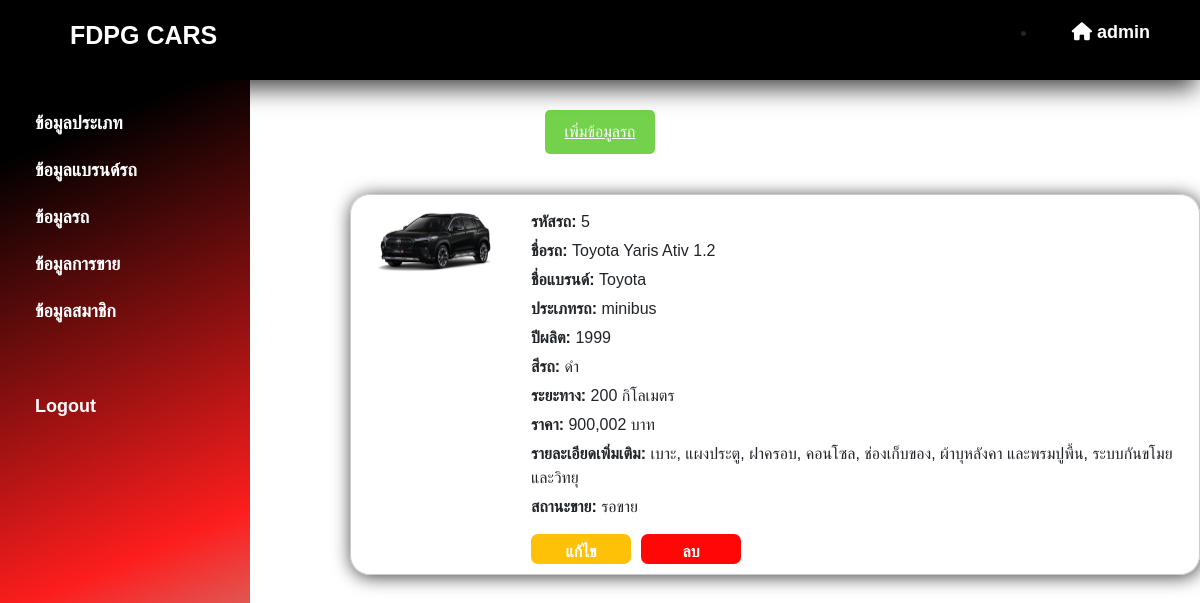
Page /carsales-main/cars_admin.php on the committed database.
### tables this page shows
CREATE TABLE `car` (
  `carName` varchar(50) NOT NULL,
  `brandID` varchar(4) NOT NULL,
  `typeCarID` varchar(4) NOT NULL,
  `produceYear` int(4) NOT NULL,
  `color` varchar(20) NOT NULL,
  `distance` int(30) NOT NULL,
  `price` int(10) NOT NULL,
  `tankID` varchar(20) NOT NULL,
  `engineID` varchar(20) NOT NULL,
  `moreInfo` varchar(100) NOT NULL,
  `picture` text NOT NULL,
  `vehicleID` varchar(20) NOT NULL,
  `statusID` varchar(4) NOT NULL,
  `carID` int(11) NOT NULL
);

CREATE TABLE `brand` (
  `brandName` varchar(30) NOT NULL,
  `brandID` int(11) NOT NULL
);

CREATE TABLE `typecar` (
  `typeCarName` varchar(50) NOT NULL,
  `typeCarID` int(11) NOT NULL
);

CREATE TABLE `status` (
  `statusName` varchar(30) NOT NULL,
  `statusID` int(11) NOT NULL
);

### carsales-main/cars_admin.php (the view, shortened to what this page needs)
<!DOCTYPE html>
<html lang="en">
<head>
    <link rel="stylesheet" href="https://cdnjs.cloudflare.com/ajax/libs/font-awesome/6.5.1/css/all.min.css" />
    <link rel="stylesheet" href="https://cdn.jsdelivr.net/npm/bootstrap@5.3.3/dist/css/bootstrap.min.css">
    <link rel="stylesheet" href="stlye_admin_car.css">
</head>
<body>
    <?php
    include("./layouts/header_admin.php");
    ?>
    <?php include './layouts/sidebar.php'; ?>
    <center>
        <button class="add" id="add-car"><a href="incars_admin.php">เพิ่มข้อมูลรถ</a></button></div>
    </center>
    <?php
    include("./connnect.php");
    $sql = "SELECT car.*, status.statusName
        FROM car
        INNER JOIN status ON car.statusID = status.statusID";
    $result = $conn->query($sql);
    if ($result->num_rows > 0) {
        while ($row = $result->fetch_assoc()) {
            echo "<div class='car-info'>";
            echo "<div class='car-image'>";
            echo "<img src='./pictures/" . $row["picture"] . "' alt='Car Image'>";
            echo "</div>";
            echo "<div class='car-details'>";
            echo "<p><strong>รหัสรถ:</strong> " . $row["carID"] . "</p>";
            echo "<p><strong>ชื่อรถ:</strong> " . $row["carName"] . "</p>";
            $brandID = $row["brandID"];
            $brandSql = "SELECT brandName FROM brand WHERE brandID = '$brandID'";
            $brandResult = $conn->query($brandSql);
            if ($brandResult->num_rows > 0) {
                $brandRow = $brandResult->fetch_assoc();
                echo "<p><strong>ชื่อแบรนด์:</strong> " . $brandRow["brandName"] . "</p>";
            }
            $typeCarID = $row["typeCarID"];
            $typeCarSql = "SELECT typeCarName FROM typecar WHERE typeCarID = '$typeCarID'";
            $typeCarResult = $conn->query($typeCarSql);
            if ($typeCarResult->num_rows > 0) {
                $typeCarRow = $typeCarResult->fetch_assoc();
                echo "<p><strong>ประเภทรถ:</strong> " . $typeCarRow["typeCarName"] . "</p>";
            }
            echo "<p><strong>ปีผลิต:</strong> " . $row["produceYear"] . "</p>";
            echo "<p><strong>สีรถ:</strong> " . $row["color"] . "</p>";
            echo "<p><strong>ระยะทาง:</strong> " . number_format($row["distance"]) . " กิโลเมตร</p>";
            echo "<p><strong>ราคา:</strong> " . number_format($row["price"]) . " บาท</p>";
            echo "<p><strong>รายละเอียดเพิ่มเติม:</strong> " . $row["moreInfo"] . "</p>";
            echo "<p><strong>สถานะขาย:</strong> " . $row["statusName"] . "</p>";
            echo "<div class='buttons'>";
            echo "<a class='edit-button' href='editcars_admin.php";
            echo "?ac=edit&id=";
            echo $row['carID'] . "'>แก้ไข</a>";
            echo "<a class='delete-button' href='actions/ac_car.php?ac=del&id=";
            echo $row['carID'] . "'>ลบ</a>";
            echo "</div>";
            echo "</div>";
            echo "</div>";
        }
    } else {
        echo "0 results";
    }
    ?>
</body>
</html>

### carsales-main/layouts/header_admin.php
<div class="header" style=" position: sticky;top:0; ">
    <div class="logo">
        <a href="index.php">
            <h1 id="logo">FDPG CARS</h1>
        </a>
    </div>
    <div class="menu">
        <ul>
            <li><a href="index.php"><i class="fa-solid fa-house"></i>admin</a></li>
        </ul>
    </div>
</div>

### carsales-main/layouts/sidebar.php (shortened to what this page needs)
<div class="sidebar">
  <a href="type_admin.php">ข้อมูลประเภท</a>
  <a href="brand_admin.php">ข้อมูลแบรนด์รถ</a>
  <a href="cars_admin.php">ข้อมูลรถ</a>
  <a href="sales_admin.php">ข้อมูลการขาย</a>
  <a href="member_admin.php">ข้อมูลสมาชิก</a><br><br>
  <a href="#" id="logout-btn">Logout</a>
</div>

### carsales-main/stlye_admin_car.css (style rules this page uses)
body { margin: 0; font-family: Arial, sans-serif; }
.header { box-shadow: -4px 8px 23px 0px rgba(0,0,0,0.75); -webkit-box-shadow: -4px 8px 23px 0px rgba(0,0,0,0.75); -moz-box-shadow: -4px 8px 23px 0px rgba(0,0,0,0.75); top: 0; background-color: #000000; padding: 20px; display: flex; justify-content: space-between; align-items: center; height: 80px; }
.logo { width: 300px; height: 80px; padding: 20px 10px 10px 50px; }
.logo #logo { color: white; font-size: 25px; font-weight: bolder; text-decoration: none; }
.logo a { text-decoration: none; }
ul { display: flex; }
ul li a { justify-content: space-around; padding: 30px; color: #ffffff; text-decoration: none; font-weight: bold; font-size: 18px; }
ul li a i { padding: 5px; }
.sidebar { margin-top: 80px; height: 100%; width: 250px; position: fixed; top: 0; left: 0; background: rgb(0,0,0); background: rgb(0,0,0); background: -moz-linear-gradient(157deg, rgba(0,0,0,1) 9%, rgba(253,29,29,1) 59%, rgba(142,255,240,1) 100%); background: -webkit-linear-gradient(157deg, rgba(0,0,0,1) 9%, rgba(253,29,29,1) 59%, rgba(142,255,240,1) 100%); background: linear-gradient(157deg, rgba(0,0,0,1) 9%, rgba(253,29,29,1) 59%, rgba(142,255,240,1) 100%); filter: progid:DXImageTransform.Microsoft.gradient(startColorstr="#000000",endColorstr="#8efff0",GradientType=1); padding-top: 20px; }
.sidebar a { padding: 10px 15px; text-decoration: none; font-size: 18px; color: white; display: block; margin-left: 20px; font-weight: bolder; }
.edit-button { padding-top: 5px; display: flex; align-items: center; justify-content: center; line-height: 1; text-decoration: none; color: #ffffff; font-size: 16px; border-radius: 7px; width: 100px; height: 30px; font-weight: bold; transition: 0.3s; background-color: #ffc107; }
.delete-button { margin-left: 10px; padding-top: 5px; display: flex; align-items: center; justify-content: center; line-height: 1; text-decoration: none; color: #ffffff; font-size: 16px; border-radius: 7px; width: 100px; height: 30px; font-weight: bold; transition: 0.3s; background-color: #ff0707; }
.add { margin-top: 30px; color: white; text-decoration: none; background-color: #39be00; padding: 10px 20px; border: none; border-radius: 5px; }
.add a { color: white; }
.add { opacity: .7; }
.car-info { margin-top: 40px; margin-left: 350px; display: flex; border: 1px solid #ccc; margin-bottom: 20px; padding: 10px; width: 850px; border-radius: 20px; box-shadow: 1px 2px 18px 0px rgba(0,0,0,0.75); -webkit-box-shadow: 1px 2px 18px 0px rgba(0,0,0,0.75); -moz-box-shadow: 1px 2px 18px 0px rgba(0,0,0,0.75); }
.car-image { margin-right: 20px; }
.car-image img { width: 150px; height: auto; }
.car-details { flex: 1; }
.car-details p { margin: 5px 0; }
.buttons { display:inline-flex; margin-top: 10px; }

### rows in the picture
car: picture (picture), carID "5", carName "Toyota Yaris Ativ 1.2", brandID.brandName "Toyota", typeCarID.typeCarName "minibus", produceYear "1999", color "ดำ", distance "200", price "900,002", moreInfo "เบาะ, แผงประตู, ฝาครอบ, คอนโซล, ช่องเก็บของ, ผ้าบุหลังคา และพรมปูพื้น, ระบบกันขโมยและวิทยุ", statusID.statusName "รอขาย"
